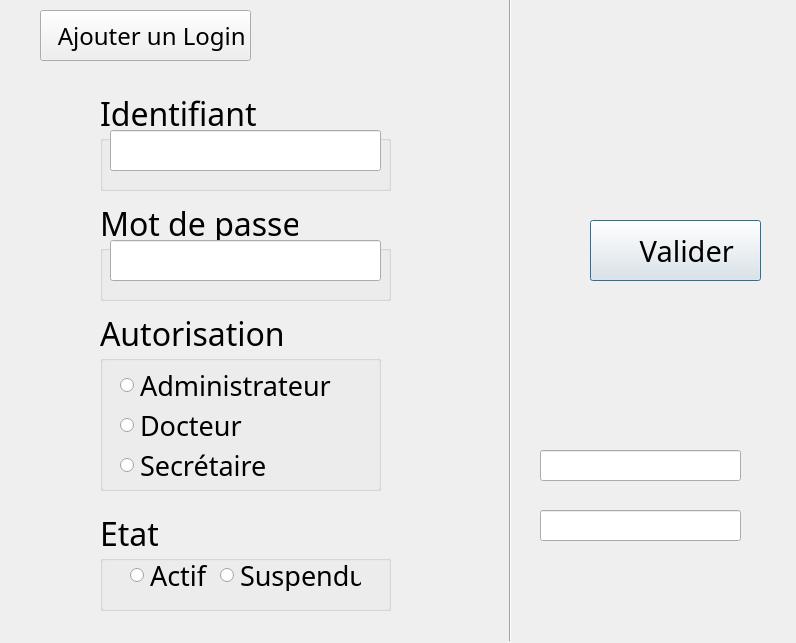
<?xml version="1.0" encoding="UTF-8"?>
<ui version="4.0">
 <class>login_ajouter</class>
 <widget class="QDialog" name="login_ajouter">
  <property name="geometry">
   <rect>
    <x>0</x>
    <y>0</y>
    <width>796</width>
    <height>643</height>
   </rect>
  </property>
  <property name="windowTitle">
   <string>Dialog</string>
  </property>
  <property name="styleSheet">
   <string notr="true"/>
  </property>
  <widget class="QPushButton" name="btn_ajouter">
   <property name="geometry">
    <rect>
     <x>590</x>
     <y>220</y>
     <width>171</width>
     <height>61</height>
    </rect>
   </property>
   <property name="font">
    <font>
     <family>Bahnschrift</family>
     <pointsize>22</pointsize>
    </font>
   </property>
   <property name="styleSheet">
    <string notr="true">border-image: url(:/img/login/img/login/button_init.png);</string>
   </property>
   <property name="text">
    <string>   Valider</string>
   </property>
  </widget>
  <widget class="QLineEdit" name="text_autorisation">
   <property name="geometry">
    <rect>
     <x>540</x>
     <y>450</y>
     <width>201</width>
     <height>31</height>
    </rect>
   </property>
  </widget>
  <widget class="QLineEdit" name="text_etat">
   <property name="geometry">
    <rect>
     <x>540</x>
     <y>510</y>
     <width>201</width>
     <height>31</height>
    </rect>
   </property>
  </widget>
  <widget class="QGroupBox" name="group_text_id">
   <property name="geometry">
    <rect>
     <x>100</x>
     <y>90</y>
     <width>291</width>
     <height>101</height>
    </rect>
   </property>
   <property name="font">
    <font>
     <family>Bahnschrift</family>
     <pointsize>24</pointsize>
    </font>
   </property>
   <property name="title">
    <string>Identifiant</string>
   </property>
   <widget class="QLineEdit" name="text_id">
    <property name="geometry">
     <rect>
      <x>10</x>
      <y>40</y>
      <width>271</width>
      <height>41</height>
     </rect>
    </property>
   </widget>
  </widget>
  <widget class="QLabel" name="background">
   <property name="geometry">
    <rect>
     <x>-4</x>
     <y>2</y>
     <width>801</width>
     <height>641</height>
    </rect>
   </property>
   <property name="styleSheet">
    <string notr="true">border-image: url(:/img/login/img/Background_color.png);</string>
   </property>
   <property name="text">
    <string/>
   </property>
  </widget>
  <widget class="QGroupBox" name="group_text_id_2">
   <property name="geometry">
    <rect>
     <x>100</x>
     <y>200</y>
     <width>291</width>
     <height>101</height>
    </rect>
   </property>
   <property name="font">
    <font>
     <family>Bahnschrift</family>
     <pointsize>24</pointsize>
    </font>
   </property>
   <property name="title">
    <string>Mot de passe</string>
   </property>
   <widget class="QLineEdit" name="text_password">
    <property name="geometry">
     <rect>
      <x>10</x>
      <y>40</y>
      <width>271</width>
      <height>41</height>
     </rect>
    </property>
    <property name="echoMode">
     <enum>QLineEdit::Password</enum>
    </property>
   </widget>
  </widget>
  <widget class="QGroupBox" name="group_text_id_3">
   <property name="geometry">
    <rect>
     <x>100</x>
     <y>310</y>
     <width>281</width>
     <height>181</height>
    </rect>
   </property>
   <property name="font">
    <font>
     <family>Bahnschrift</family>
     <pointsize>24</pointsize>
    </font>
   </property>
   <property name="title">
    <string>Autorisation</string>
   </property>
   <widget class="QRadioButton" name="radio_admin">
    <property name="geometry">
     <rect>
      <x>20</x>
      <y>60</y>
      <width>211</width>
      <height>31</height>
     </rect>
    </property>
    <property name="font">
     <font>
      <pointsize>20</pointsize>
     </font>
    </property>
    <property name="text">
     <string>Administrateur</string>
    </property>
   </widget>
   <widget class="QRadioButton" name="radio_docteur">
    <property name="geometry">
     <rect>
      <x>20</x>
      <y>100</y>
      <width>211</width>
      <height>31</height>
     </rect>
    </property>
    <property name="font">
     <font>
      <pointsize>20</pointsize>
     </font>
    </property>
    <property name="text">
     <string>Docteur</string>
    </property>
   </widget>
   <widget class="QRadioButton" name="radio_secretaire">
    <property name="geometry">
     <rect>
      <x>20</x>
      <y>140</y>
      <width>211</width>
      <height>31</height>
     </rect>
    </property>
    <property name="font">
     <font>
      <pointsize>20</pointsize>
     </font>
    </property>
    <property name="text">
     <string>Secrétaire</string>
    </property>
   </widget>
  </widget>
  <widget class="QGroupBox" name="group_text_id_4">
   <property name="geometry">
    <rect>
     <x>100</x>
     <y>510</y>
     <width>291</width>
     <height>101</height>
    </rect>
   </property>
   <property name="font">
    <font>
     <family>Bahnschrift</family>
     <pointsize>24</pointsize>
    </font>
   </property>
   <property name="title">
    <string>Etat</string>
   </property>
   <widget class="QRadioButton" name="radio_actif">
    <property name="geometry">
     <rect>
      <x>30</x>
      <y>50</y>
      <width>81</width>
      <height>31</height>
     </rect>
    </property>
    <property name="font">
     <font>
      <pointsize>20</pointsize>
     </font>
    </property>
    <property name="text">
     <string>Actif</string>
    </property>
   </widget>
   <widget class="QRadioButton" name="radio_suspendu">
    <property name="geometry">
     <rect>
      <x>120</x>
      <y>50</y>
      <width>141</width>
      <height>31</height>
     </rect>
    </property>
    <property name="font">
     <font>
      <pointsize>20</pointsize>
     </font>
    </property>
    <property name="text">
     <string>Suspendu</string>
    </property>
   </widget>
  </widget>
  <widget class="QLabel" name="icon_add_login">
   <property name="geometry">
    <rect>
     <x>20</x>
     <y>10</y>
     <width>51</width>
     <height>51</height>
    </rect>
   </property>
   <property name="styleSheet">
    <string notr="true">border-image: url(:/img/login/img/Gestion login/icon_add.png);</string>
   </property>
   <property name="text">
    <string/>
   </property>
  </widget>
  <widget class="QPushButton" name="btn_add_login">
   <property name="geometry">
    <rect>
     <x>40</x>
     <y>10</y>
     <width>211</width>
     <height>51</height>
    </rect>
   </property>
   <property name="font">
    <font>
     <family>Bahnschrift</family>
     <pointsize>18</pointsize>
     <weight>50</weight>
     <italic>false</italic>
     <bold>false</bold>
    </font>
   </property>
   <property name="styleSheet">
    <string notr="true">border-image: url(:/img/dashboard/btn_gestion_patient1.png)3 10 15 10;
font: 18pt &quot;Bahnschrift&quot;;
</string>
   </property>
   <property name="text">
    <string>  Ajouter un Login</string>
   </property>
  </widget>
  <widget class="Line" name="line">
   <property name="geometry">
    <rect>
     <x>500</x>
     <y>-10</y>
     <width>20</width>
     <height>651</height>
    </rect>
   </property>
   <property name="orientation">
    <enum>Qt::Vertical</enum>
   </property>
  </widget>
  <widget class="QLabel" name="icon_add_login_2">
   <property name="geometry">
    <rect>
     <x>570</x>
     <y>220</y>
     <width>61</width>
     <height>61</height>
    </rect>
   </property>
   <property name="styleSheet">
    <string notr="true">border-image: url(:/img/login/img/login/checked.png);</string>
   </property>
   <property name="text">
    <string/>
   </property>
  </widget>
  <zorder>text_etat</zorder>
  <zorder>text_autorisation</zorder>
  <zorder>background</zorder>
  <zorder>btn_ajouter</zorder>
  <zorder>group_text_id</zorder>
  <zorder>group_text_id_2</zorder>
  <zorder>group_text_id_3</zorder>
  <zorder>group_text_id_4</zorder>
  <zorder>btn_add_login</zorder>
  <zorder>icon_add_login</zorder>
  <zorder>line</zorder>
  <zorder>icon_add_login_2</zorder>
 </widget>
 <resources/>
 <connections/>
</ui>
